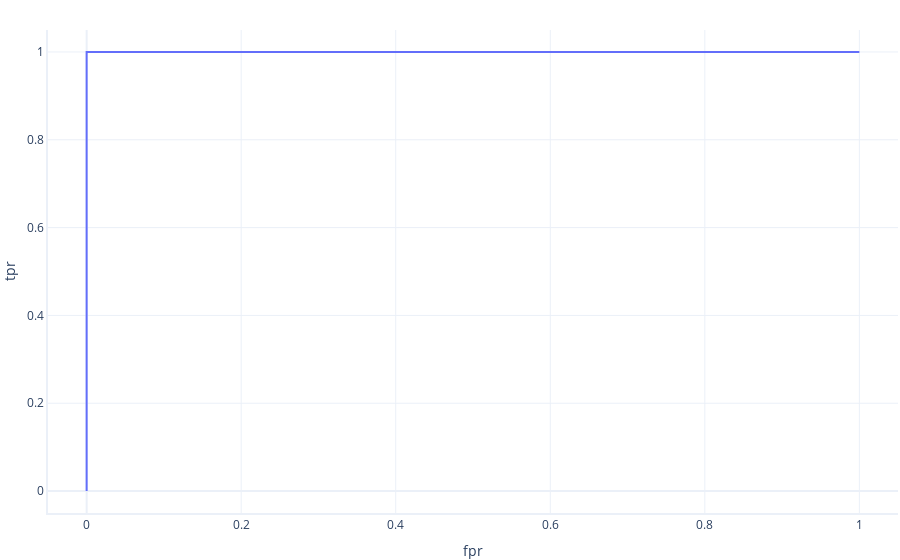

The code cell stored with this chart in its notebook:
### Code cell
def create_roc_curve(model_predict, feature="height"):
    '''
    This function creates a ROC curve for a given model by testing it
    on the test set for a range of decision thresholds. An ROC curve has
    the True Positive rate on the x-axis and False Positive rate on the 
    y-axis

    model_predict: The model's predict function
    feature: The feature to provide the model's predict function
    '''

    # Calculate what the true positive and false positive rate would be if
    # we had used different thresholds. 

    #  Make a list of thresholds to try
    thresholds = numpy.linspace(0,1,101)

    false_positive_rates = []
    true_positive_rates = []

    # Loop through all thresholds
    for threshold in thresholds:
        # calculate the true and false positives rates using our
        # handy method
        tpr, fpr = assess_model(model_predict, feature, threshold)

        # save the results
        true_positive_rates.append(tpr)
        false_positive_rates.append(fpr)


    # Graph the result
    # You don't need to understand this code, but essentially we are plotting
    # TPR versus FPR as a line plot
    # -- Prepare a dataframe, required by our graphing code
    df_for_graphing = pandas.DataFrame(dict(fpr=false_positive_rates, tpr=true_positive_rates, threshold=thresholds))
    # -- Generate the plot
    fig = graphing.scatter_2D(df_for_graphing, x_range=[-0.05,1.05])
    fig.update_traces(mode='lines') # Comment our this line if you would like to see points rather than lines
    fig.update_yaxes(range=[-0.05, 1.05])

    # Display the graph
    fig.show()


# Create an roc curve for our model
create_roc_curve(model.predict)

### Figure 1 — Plotly figure (JSON) as saved in the notebook; plotly's stock layout.template omitted (floating-point values rounded to 4 significant figures)
{"data": [{"hovertemplate": "fpr=%{x}<br>tpr=%{y}<extra></extra>", "legendgroup": "", "marker": {"color": "#636efa", "size": 17, "symbol": "circle"}, "mode": "lines", "name": "", "orientation": "v", "showlegend": false, "type": "scatter", "x": [1, 0, 0, 0, 0, 0, 0, 0, 0, 0, 0, 0, 0, 0, 0, 0, 0, 0, 0, 0, 0, 0, 0, 0, 0, 0, 0, 0, 0, 0, 0, 0, 0, 0, 0, 0, 0, 0, 0, 0, 0, 0, 0, 0, 0, 0, 0, 0, 0, 0, 0, 0, 0, 0, 0, 0, 0, 0, 0, 0, 0, 0, 0, 0, 0, 0, 0, 0, 0, 0, 0, 0, 0, 0, 0, 0, 0, 0, 0, 0, 0, 0, 0, 0, 0, 0, 0, 0, 0, 0, 0, 0, 0, 0, 0, 0, 0, 0, 0, 0, 0], "xaxis": "x", "y": [1, 1, 1, 1, 1, 1, 1, 1, 1, 1, 1, 1, 1, 1, 1, 1, 1, 1, 1, 1, 1, 1, 1, 1, 1, 1, 1, 1, 1, 1, 1, 1, 1, 1, 1, 1, 1, 1, 1, 1, 1, 1, 1, 1, 1, 1, 1, 1, 1, 1, 1, 1, 1, 1, 1, 1, 1, 1, 1, 1, 1, 1, 1, 1, 1, 1, 1, 1, 1, 1, 1, 1, 1, 1, 1, 1, 1, 1, 1, 1, 1, 1, 1, 1, 1, 1, 1, 1, 1, 1, 1, 1, 1, 1, 1, 1, 1, 1, 1, 1, 0], "yaxis": "y"}], "layout": {"legend": {"tracegroupgap": 0}, "xaxis": {"anchor": "y", "domain": [0, 1], "range": [-0.05, 1.05], "title": {"text": "fpr"}}, "yaxis": {"anchor": "x", "domain": [0, 1], "range": [-0.05, 1.05], "title": {"text": "tpr"}}}}
